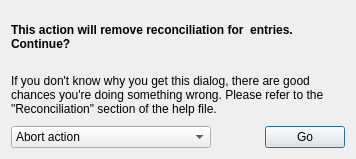
<?xml version="1.0" encoding="UTF-8"?>
<ui version="4.0">
 <class>ReconciliationWarningDialog</class>
 <widget class="QDialog" name="ReconciliationWarningDialog">
  <property name="geometry">
   <rect>
    <x>0</x>
    <y>0</y>
    <width>356</width>
    <height>159</height>
   </rect>
  </property>
  <property name="windowTitle">
   <string>Reconciliation Warning</string>
  </property>
  <layout class="QVBoxLayout" name="verticalLayout">
   <item>
    <widget class="QLabel" name="promptLabel">
     <property name="font">
      <font>
       <weight>75</weight>
       <bold>true</bold>
      </font>
     </property>
     <property name="text">
      <string>This action will remove reconciliation for &lt;count&gt; entries. Continue?</string>
     </property>
     <property name="wordWrap">
      <bool>true</bool>
     </property>
    </widget>
   </item>
   <item>
    <widget class="QLabel" name="label_2">
     <property name="text">
      <string>If you don't know why you get this dialog, there are good chances you're doing something wrong. Please refer to the &quot;Reconciliation&quot; section of the help file.</string>
     </property>
     <property name="wordWrap">
      <bool>true</bool>
     </property>
    </widget>
   </item>
   <item>
    <layout class="QHBoxLayout" name="horizontalLayout">
     <item>
      <widget class="QComboBox" name="choiceComboBox">
       <item>
        <property name="text">
         <string>Abort action</string>
        </property>
       </item>
       <item>
        <property name="text">
         <string>Continue and un-reconcile</string>
        </property>
       </item>
       <item>
        <property name="text">
         <string>Continue but don't un-reconcile</string>
        </property>
       </item>
      </widget>
     </item>
     <item>
      <spacer name="horizontalSpacer">
       <property name="orientation">
        <enum>Qt::Horizontal</enum>
       </property>
       <property name="sizeHint" stdset="0">
        <size>
         <width>40</width>
         <height>20</height>
        </size>
       </property>
      </spacer>
     </item>
     <item>
      <widget class="QPushButton" name="pushButton">
       <property name="text">
        <string>Go</string>
       </property>
       <property name="autoDefault">
        <bool>false</bool>
       </property>
       <property name="default">
        <bool>true</bool>
       </property>
      </widget>
     </item>
    </layout>
   </item>
  </layout>
 </widget>
 <resources/>
 <connections>
  <connection>
   <sender>pushButton</sender>
   <signal>clicked()</signal>
   <receiver>ReconciliationWarningDialog</receiver>
   <slot>accept()</slot>
   <hints>
    <hint type="sourcelabel">
     <x>311</x>
     <y>130</y>
    </hint>
    <hint type="destinationlabel">
     <x>341</x>
     <y>107</y>
    </hint>
   </hints>
  </connection>
 </connections>
</ui>
